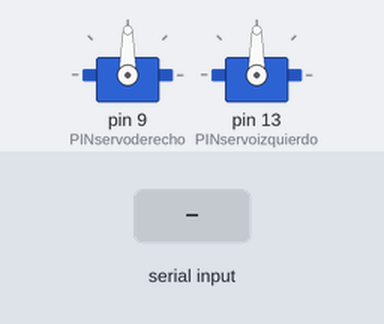
Recording of a sketch running on a simulated Arduino Uno, built with avr-gcc and run on an emulated ATmega328P. On the bench: 2 × servo. The inputs (shaded band) are chosen by the test bench.

Above: at 1.2 s.
1.3 s: "w" received over Serial
At 2.4 s:
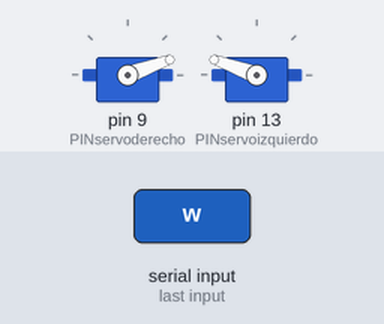
2.8 s: "s" received over Serial
At 3.6 s:
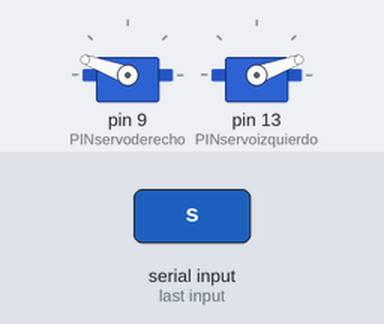
4.3 s: "d" received over Serial
At 4.7 s:
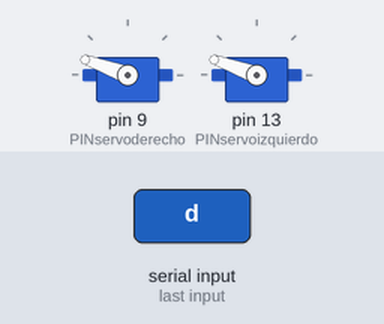
5.8 s: "a" received over Serial
At 7.0 s:
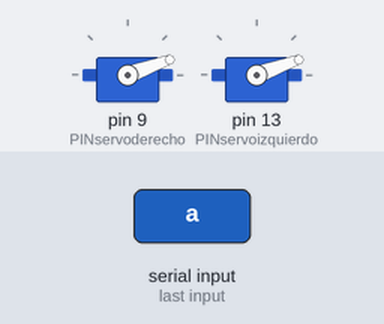
7.3 s: "W" received over Serial
At 8.2 s:
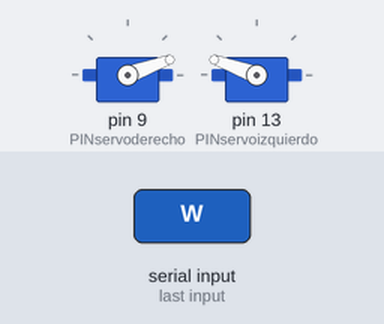
8.8 s: "S" received over Serial
At 9.3 s:
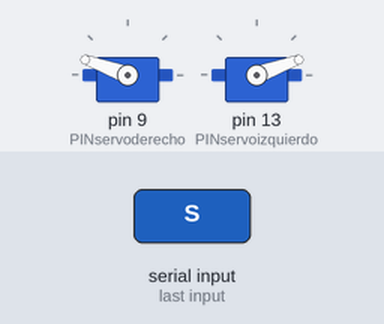
Timing chart, 0 to 11.3 s (numbered marks = the images above; inputs shaded):
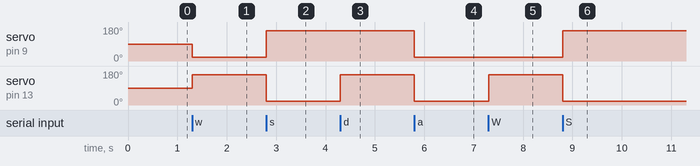

Measured:
- after the input at 1.3 s, servo on pin 9 (PINservoderecho): 90° → 20° at once; servo on pin 13 (PINservoizquierdo): 90° → 160° at once
- after the input at 2.8 s, servo on pin 9 (PINservoderecho): 20° → 160° at once; servo on pin 13 (PINservoizquierdo): 160° → 20° at once
- after the input at 4.3 s, servo on pin 13 (PINservoizquierdo): 20° → 160° at once
- after the input at 5.8 s, servo on pin 9 (PINservoderecho), servo on pin 13 (PINservoizquierdo): 160° → 20° at once
- after the input at 7.3 s, servo on pin 13 (PINservoizquierdo): 20° → 160° at once
- after the input at 8.8 s, servo on pin 9 (PINservoderecho): 20° → 160° at once; servo on pin 13 (PINservoizquierdo): 160° → 20° at once

The sketch:

robotfutbol.ino
```cpp
#include <Servo.h>
#define PINservoderecho 9
#define PINservoizquierdo 13

Servo  motorDerecho;
Servo motorIzquierdo;
void setup() {
               Serial.begin(9600);
               motorDerecho.attach(PINservoderecho);
               motorIzquierdo.attach(PINservoizquierdo);

             }
char orden;

void loop() {
              if(Serial.available ()>0)
              {
                orden= Serial.read();

                switch(orden)
                {
                case 'w': case 'W':
                motorDerecho.write (20);
                motorIzquierdo.write (160);
                break;

                case 's':case 'S':
                motorDerecho.write(160);
                motorIzquierdo.write(20);
                break;

                case 'd': case 'D':
                motorDerecho.write(160);
                motorIzquierdo.write(160);
                break;

                case 'a': case 'A':
                motorDerecho.write (20);
                motorIzquierdo.write(20);
                break;

                case 'q': case 'Q':
                motorDerecho. write (90);
                motorIzquierdo.write(90);
                break;
                }
              }


           }
```
